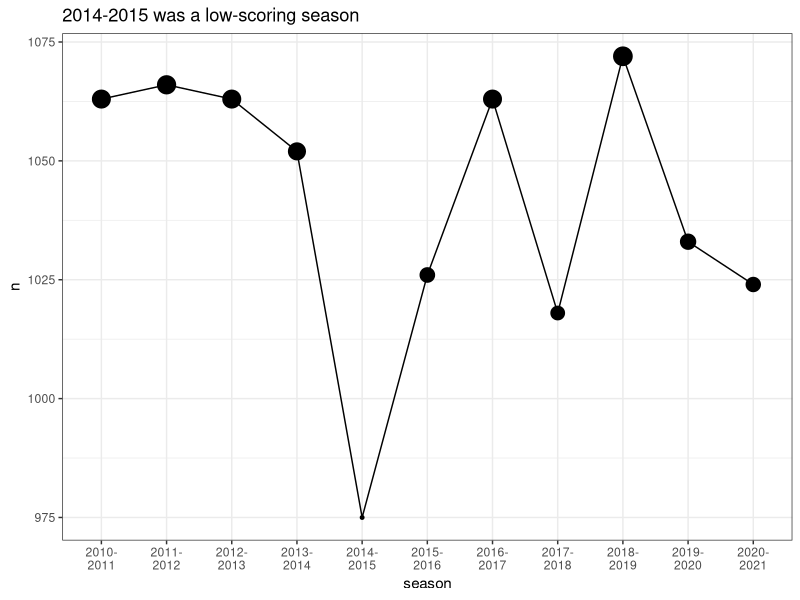

Source code (R):
## ---- chunk 1
library(tidyverse)
library(kableExtra)
theme_set(theme_bw())
## ---- chunk 2
goals <- read_csv("goals.csv")
## ---- chunk 3
goals %>% 
  filter(goal_scorer == "David Beckham" & season == "1996-1997" & matchweek == 1) %>% 
  kable()
## ---- chunk 4
goals %>% 
  filter(goal_scorer == "Wayne Rooney" & season == "2010-2011" & matchweek == 27) %>% 
  kable()
## ---- chunk 5
goals %>% 
  filter(goal_scorer == "Robin Van Persie" & season == "2012-2013" & matchweek == 34) %>% 
  kable()
## ---- chunk 6
goals %>% 
  filter(goal_scorer == "Sergio Aguero" & minute == "90+4") %>% 
  kable()
## ---- chunk 7
goals %>% 
  count(goal_scorer, sort = TRUE) %>% 
  slice_head(n = 5) %>% 
  kable()
## ---- chunk 8
goals %>% 
  count(goal_scorer, season, sort = TRUE) %>% 
  filter(n >= 30) %>% 
  kable()
## ---- chunk 9
goals %>% 
  count(goal_club, season, sort = TRUE) %>% 
  filter(n >= 90) %>% 
  kable()
## ---- chunk 10
goals %>% 
  filter(as.numeric(str_sub(season, end = -6)) > 2009) %>% 
  mutate(season = str_replace(season, "-", "-\n")) %>% # re-format season
  count(season) %>% 
  ggplot(aes(x = season, y = n, group = 1)) +
  geom_point(aes(size = n), show.legend = FALSE) +
  geom_line() +
  labs(title = "2014-2015 was a low-scoring season")
